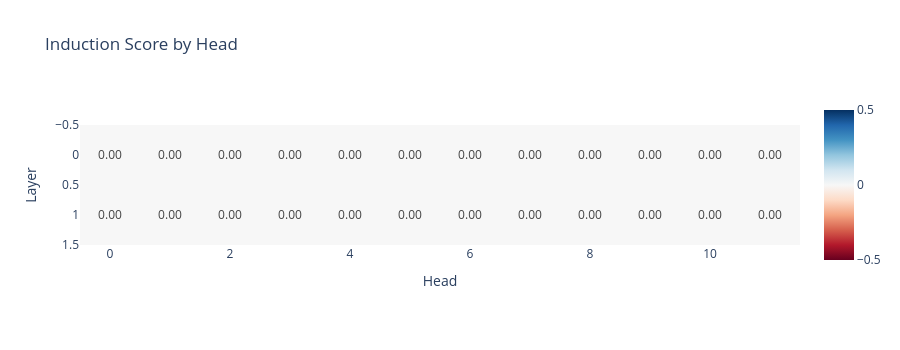

The notebook cell saved with this chart:
### Markdown cell above
### Exercise - calculate induction scores with hooks

> ```yaml
> Difficulty: 🔴🔴🔴⚪⚪
> Importance: 🔵🔵🔵🔵⚪
> 
> You shouldn't spend more than 15-20 minutes on this exercise.
> This is our first exercise with hooks, which are an absolutely vital TransformerLens tool. Use the hints if you're stuck.
> ```

To start with, we'll look at how hooks can be used to get the same results as from the previous section (where we ran our induction head detector functions on the values in the cache).

Most of the code has already been provided for you below; the only thing you need to do is **implement the `induction_score_hook` function**. As mentioned, this function takes two arguments: the activation value (which in this case will be our attention pattern) and the hook object (which gives us some useful methods and attributes that we can access in the function, e.g. `hook.layer()` to return the layer, or `hook.name` to return the name, which is the same as the name in the cache).

Your function should do the following:

* Calculate the induction score for the attention pattern `pattern`, using the same methodology as you used in the previous section when you wrote your induction head detectors.
    * Note that this time, the batch dimension is greater than 1, so you should compute the average attention score over the batch dimension.
    * Also note that you are computing the induction score for all heads at once, rather than one at a time. You might find the arguments `dim1` and `dim2` of the `torch.diagonal` function useful.
* Write this score to the tensor `induction_score_store`, which is a global variable that we've provided for you. The `[i, j]`th element of this tensor should be the induction score for the `j`th head in the `i`th layer.

### Code cell
seq_len = 50
batch_size = 10
rep_tokens_10 = generate_repeated_tokens(model, seq_len, batch_size)

# We make a tensor to store the induction score for each head.
# We put it on the model's device to avoid needing to move things between the GPU and CPU,
# which can be slow.
induction_score_store = t.zeros((model.cfg.n_layers, model.cfg.n_heads), device=model.cfg.device)


def induction_score_hook(pattern: Float[Tensor, "batch head_index dest_pos source_pos"], hook: HookPoint):
    """
    Calculates the induction score, and stores it in the [layer, head] position of the
    `induction_score_store` tensor.
    """
    final_score = pattern.diagonal(-(seq_len-1),dim1=-1,dim2=-2).mean(dim=(-1,-3))
    induction_score_store[hook.layer(), :] = final_score
    print(final_score.shape)


# We make a boolean filter on activation names, that's true only on attention pattern names
pattern_hook_names_filter = lambda name: name.endswith("pattern")

# Run with hooks (this is where we write to the `induction_score_store` tensor`)
model.run_with_hooks(
    rep_tokens_10,
    return_type=None,  # For efficiency, we don't need to calculate the logits
    fwd_hooks=[(pattern_hook_names_filter, induction_score_hook)],
)

# Plot the induction scores for each head in each layer
imshow(
    induction_score_store,
    labels={"x": "Head", "y": "Layer"},
    title="Induction Score by Head",
    text_auto=".2f",
    width=900,
    height=350,
)

### Figure 1 — Plotly figure (JSON) as saved in the notebook; plotly's stock layout.template omitted (floating-point values rounded to 4 significant figures)
{"data": [{"coloraxis": "coloraxis", "hovertemplate": "Head: %{x}<br>Layer: %{y}<br>color: %{z}<extra></extra>", "name": "0", "texttemplate": "%{z:.2f}", "type": "heatmap", "xaxis": "x", "yaxis": "y", "z": [[0.0, 0.0, 0.0, 0.0, 0.0, 0.0, 0.0, 0.0, 0.0, 0.0, 0.0, 0.0], [0.0, 0.0, 0.0, 0.0, 0.0, 0.0, 0.0, 0.0, 0.0, 0.0, 0.0, 0.0]]}], "layout": {"coloraxis": {"autocolorscale": false, "cmid": 0, "colorscale": [[0, "rgb(103,0,31)"], [0.1, "rgb(178,24,43)"], [0.2, "rgb(214,96,77)"], [0.3, "rgb(244,165,130)"], [0.4, "rgb(253,219,199)"], [0.5, "rgb(247,247,247)"], [0.6, "rgb(209,229,240)"], [0.7, "rgb(146,197,222)"], [0.8, "rgb(67,147,195)"], [0.9, "rgb(33,102,172)"], [1, "rgb(5,48,97)"]]}, "height": 350, "title": {"text": "Induction Score by Head"}, "width": 900, "xaxis": {"anchor": "y", "constrain": "domain", "domain": [0, 1], "scaleanchor": "y", "title": {"text": "Head"}}, "yaxis": {"anchor": "x", "autorange": "reversed", "constrain": "domain", "domain": [0, 1], "title": {"text": "Layer"}}}}
